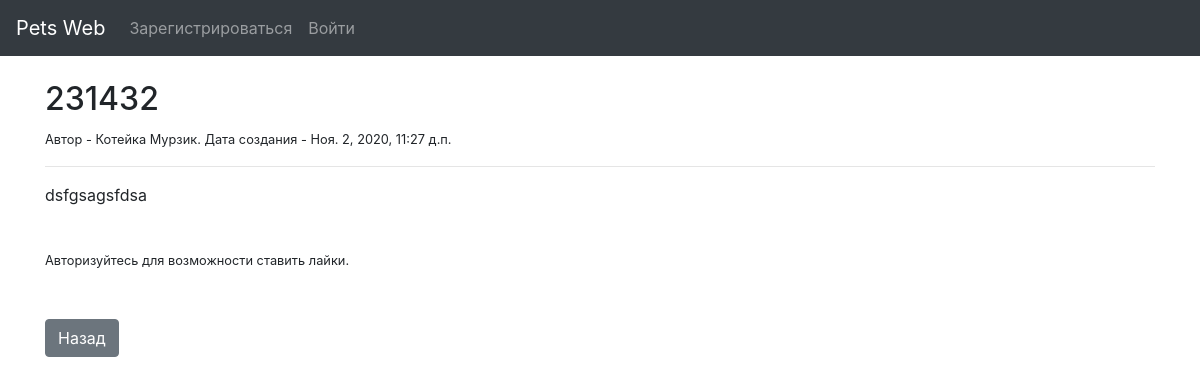
Page /post/7 on the committed database.
### pets_web/models.py (models this page shows, shortened)
class Post(models.Model):
    author = models.ForeignKey(Pet, on_delete=models.CASCADE)
    title = models.CharField(max_length=200)
    text = RichTextField(blank=True, null=True)
    created_date = models.DateTimeField(default=timezone.now)
    likes = models.ManyToManyField(User, related_name='blog_post')
    def total_likes(self):
        return self.likes.count()

class Pet(models.Model):
    pet_kind = models.ForeignKey(PetKind, on_delete=models.CASCADE)
    name = models.CharField(max_length=50)
    age = models.DateField()
    MALE = 'Муж'
    FEMALE = 'Жен'
    GENDER_CHOICES = [
        (MALE, 'Мужской'),
        (FEMALE, 'Женский')
    ]
    breed = models.CharField(max_length=30)
    description = models.TextField(max_length=1000)
    avatara = models.ImageField(max_length=100, blank=True)
    master = models.ForeignKey(User, on_delete=models.CASCADE)
    def __str__(self):
        return self.pet_kind + ' ' + self.name

class PetKind(models.Model):
    CAT = 'Котейка'
    DOG = 'Собакен'
    CAVY = 'Морская свинка'
    HAMSTER = 'Хомяк'
    FISH = 'Рыбка'
    PET_CHOICES = [
        (CAT, 'Котейка'),
        (DOG, 'Собакен'),
        (CAVY, 'Морская свинка'),
        (HAMSTER, 'Хомяк'),
        (FISH, 'Рыбка')
    ]
    pet_kind = models.CharField(max_length=30, choices=PET_CHOICES)
    def __add__(self, other):
        return self.pet_kind + other

### pets_web/views.py (the view)
# urls.py: path('post/<int:pk>', PostDetailView.as_view(), name='post_detail'),
class PostDetailView(DetailView):
    model = Post
    template_name = 'post.html'
    def get_context_data(self, *args, **kwargs): # Попробовать такую же конструкцию для целей выбора из "своих" питомцев при создании поста.
        context = super(PostDetailView, self).get_context_data(**kwargs)
        stuff = get_object_or_404(Post, id=self.kwargs['pk'])
        total_likes = stuff.total_likes()
        liked = False
        if stuff.likes.filter(id=self.request.user.id).exists():
            liked = True
        context['total_likes'] = total_likes
        context['liked'] = liked
        return context

### pets_web/templates/post.html (shortened to what this page needs)
{% extends 'base.html' %}
{% block content %}
    <br/>
    <h2>{{ post.title }}</h2>
    <small>Автор - {{ post.author }}. Дата создания - {{ post.created_date }}</small>
    <hr>
    <p>{{ post.text|safe }}</p>
    <br/>
    <form action="{% url 'pets_web:like_post' post.id %}" method="POST">
    {% if user.is_authenticated %}
        {% if liked %}
            <button type="submit" name="post_id" value="{{ post.id }}" class="btn btn-danger btn-sm">Unlike</button> - {{ total_likes }} лайков
        {% else %}
            <button type="submit" name="post_id" value="{{ post.id }}" class="btn btn-primary btn-sm">Like</button> - {{ total_likes }} лайков
        {% endif %}
    {% else %}
        <small>Авторизуйтесь для возможности ставить лайки.</small>
    {% endif %}
    </form>
    <br/><br/>
    <a href="{% url 'pets_web:home' %}" class="btn btn-secondary">Назад</a>
{% endblock %}

### rows in the picture
Post: title "231432", author "Котейка Мурзик", created_date "Ноя. 2, 2020, 11:27 д.п.", text "dsfgsagsfdsa"
